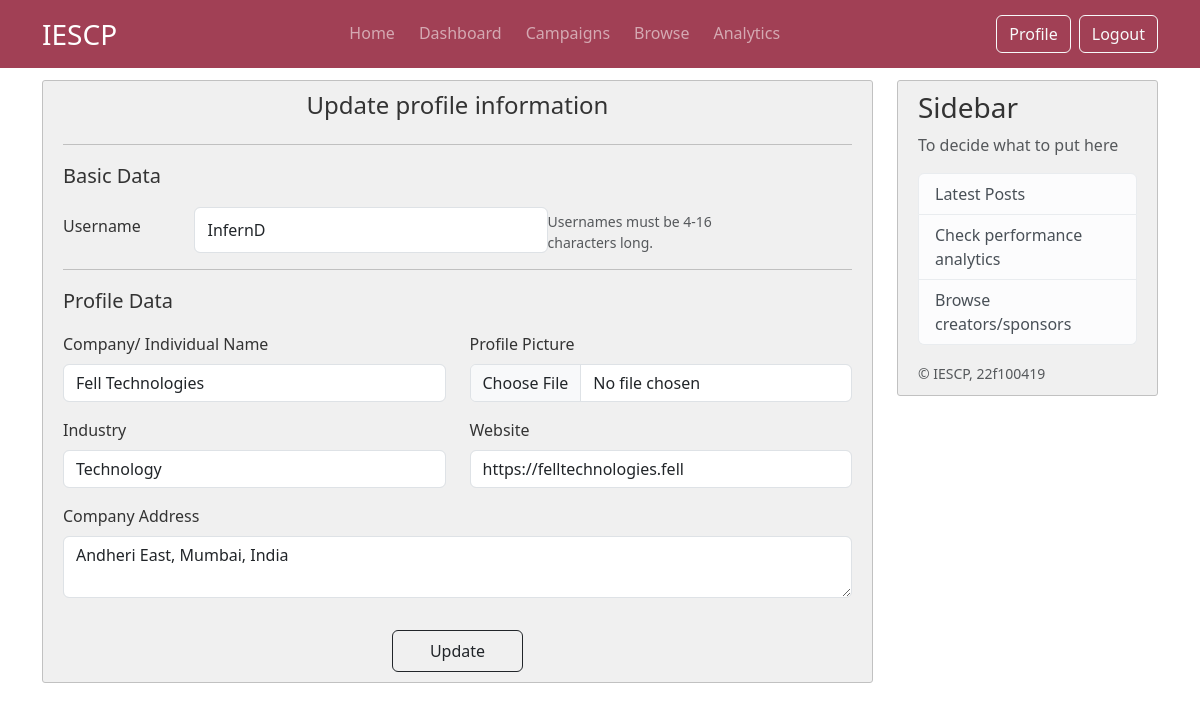
Screenshot of /sponsor-profile (signed in) with the database file from the repository.
### iescp/models.py (models this page shows, shortened)
class CommonUser(db.Model,UserMixin):
     __tablename__ = 'commonuser'
     id = db.Column(db.Integer, primary_key=True)
     role = db.Column(db.String(25), nullable=False) # sponsor or creator
     username = db.Column(db.String(16), unique=True, nullable =False)
     password = db.Column(db.String(60), nullable =False)
     email = db.Column(db.String(50), unique=True, nullable =False)
     firstname = db.Column(db.String(50), nullable=False)
     lastname = db.Column(db.String(50), nullable=False)
     profile_pic = db.Column(db.String(16), nullable =False, default='default.jpg')
     status = db.Column(db.String(12), nullable= False, default='Public') #public or private profile for browse page
     flag = db.Column(db.String(5), nullable=False, default='No') # flag for admin
     phone_no = db.Column(db.String(16), nullable = False)

class Sponsor(db.Model, UserMixin):
     __tablename__ = 'sponsor'
     id = db.Column(db.Integer, primary_key=True)
     company = db.Column(db.String(50), nullable = False)
     industry = db.Column(db.String(50), nullable=False)
     website= db.Column(db.String(120), nullable=False)
     company_address = db.Column(db.Text, nullable=False)
     common_id = db.Column(db.Integer, db.ForeignKey('commonuser.id'), nullable = False)
     common_user = db.relationship('CommonUser', backref='sponsor', uselist=False)

### iescp/routes.py (the view)
@app.route("/sponsor-profile", methods=['GET','POST'])
@login_required
@sponsor_required
def sponsor_profile():
     image_file = url_for('static',filename='images/profile_pics/'+ current_user.profile_pic)
     sponsor_data = Sponsor.query.filter_by(common_id=current_user.id).first()
     update_form = UpdateAccountSponsor()
     if update_form.validate_on_submit():
          if update_form.profile_pic.data:
               old_pic = current_user.profile_pic
               pic_file = save_pic(update_form.profile_pic.data)
               current_user.profile_pic = pic_file
               if old_pic!='default.jpg':
                    os.remove(os.path.join(app.root_path, 'static/images/profile_pics', old_pic))
          current_user.username = update_form.username.data
          sponsor_data.company = update_form.company_name.data
          sponsor_data.industry = update_form.industry.data
          sponsor_data.website = update_form.website.data
          sponsor_data.company_address = update_form.company_address.data
          db.session.commit()
          flash("Your profile has been updated.",'success')
          return redirect(url_for('sponsor_profile'))
     elif request.method == 'GET':
          update_form.username.data = current_user.username
          update_form.profile_pic.data = current_user.profile_pic
          update_form.company_name.data = sponsor_data.company
          update_form.industry.data = sponsor_data.industry
          update_form.website.data = sponsor_data.website
          update_form.company_address.data = sponsor_data.company_address
     return render_template('sponsor/sponsor_profile.html', title="Profile", sponsor_data=sponsor_data, update_form=update_form, image_file=image_file)

### iescp/forms.py (shortened to what this page needs)
class UpdateAccountSponsor(FlaskForm):
    username = StringField("Username", validators=[DataRequired(),Length(min=4,max=16)])
    profile_pic = FileField("Profile Picture", validators=[FileAllowed(['jpg','png','jpeg'])])
    company_name = StringField("Company/ Individual Name", validators=[DataRequired(), Length(min=4,max=50)])
    industry = StringField("Industry", validators=[DataRequired(), Length(min=4,max=50)])
    website = StringField("Website",validators=[URL()])
    company_address = TextAreaField("Company Address",validators=[DataRequired(),Length(min=15,max=100)])
    submit = SubmitField('Update')

### iescp/models.py (called while the page is built)
@login_manager.user_loader
def load_user(user_id):
     return CommonUser.query.get(int(user_id))

### iescp/templates/sponsor/sponsor_profile.html (shortened to what this page needs)
{% extends "layout.html" %}
{% block content %}
        <div class="content-section">
            <div class="text-center mb-4 ">
                <h1 class="fs-4 mb-2"> Update profile information</h1>
            </div>
            <hr>
            <form method="POST" action="{{ url_for('sponsor_profile') }}" enctype="multipart/form-data">
                <p class="text-start lead"> Basic Data </p>
                <div class="form-group d-flex align-items-center mb-3">
                    <div class="col-md-2"> {{ update_form.username.label (class='form-label') }} </div>
                    <div class="col-md-auto d-flex flex-row">
                        {% if update_form.username.errors %}
                            {{ update_form.username(class="form-control is-invalid") }}
                            <div class="invalid-feedback">
                                {% for error in update_form.username.errors %}
                                    <span>{{ error }}</span>
                                {% endfor %}
                            </div>
                        {% else %}
                            {{ update_form.username(class="form-control", aria_describedby="usernameHelp") }}
                            <span id="usernameHelp" class="form-text"> Usernames must be 4-16 characters long.</span>
                        {% endif %}
                    </div>
                </div>
                <hr>
                <p class="text-start lead"> Profile Data</p>
                <div class="row mb-3">
                    <div class="form-group col-md-6">
                        {{ update_form.company_name.label (class='form-label') }}
                        {% if update_form.company_name.errors %}
                            {{ update_form.company_name(class="form-control  is-invalid") }}
                            <div class="invalid-feedback">
                                {% for error in update_form.company_name.errors %}
                                    <span>{{ error }}</span>
                                {% endfor %}
                            </div>
                        {% else %}
                            {{ update_form.company_name(class="form-control ") }}
                        {% endif %}
                    </div>
                    <div class="form-group col-md-6">
                        {{ update_form.profile_pic.label (class='form-label') }}
                        {% if update_form.profile_pic.errors %}
                            {{ update_form.profile_pic(class="form-control  is-invalid") }}
                            <div class="invalid-feedback">
                                {% for error in update_form.profile_pic.errors %}
                                    <span>{{ error }}</span>
                                {% endfor %}
                            </div>
                        {% else %}
                            {{ update_form.profile_pic(class="form-control ") }}
                        {% endif %}
                    </div>
                </div>
                <div class="row mb-3">
                    <div class="form-group col-md-6">
                        {{ update_form.industry.label (class='form-label') }}
                        {% if update_form.industry.errors %}
                            {{ update_form.industry(class="form-control  is-invalid") }}
                            <div class="invalid-feedback">
                                {% for error in update_form.industry.errors %}
                                    <span>{{ error }}</span>
                                {% endfor %}
                            </div>
                        {% else %}
                            {{ update_form.industry(class="form-control ") }}
                        {% endif %}
                    </div>
                    <div class="form-group col-md-6">
                        {{ update_form.website.label (class='form-label') }}
                        {% if update_form.website.errors %}
                            {{ update_form.website(class="form-control  is-invalid") }}
                            <div class="invalid-feedback">
                                {% for error in update_form.website.errors %}
                                    <span>{{ error }}</span>
                                {% endfor %}
                            </div>
                        {% else %}
                            {{ update_form.website(class="form-control ") }}
                        {% endif %}
                    </div>
                </div>
                <div class="form-group mb-3">
                    {{ update_form.company_address.label (class='form-label') }}
                    {% if update_form.company_address.errors %}
                        {{ update_form.company_address(class="form-control  is-invalid") }}
                        <div class="invalid-feedback">
                            {% for error in update_form.company_address.errors %}
                                <span>{{ error }}</span>
                            {% endfor %}
                        </div>
                    {% else %}
                        {{ update_form.company_address(class="form-control ") }}
                    {% endif %}
                </div>
                <div class="pt-3 d-grid gap-2 col-2 mx-auto form-group">
                    {{ update_form.submit(class="btn btn-outline-dark  py-2") }}
                </div>
            </form>
        </div>
{% endblock content %}

### iescp/static/css/layout.css (style rules this page uses)
body { background: #fff; color: #333333; margin-top: 5rem; height: 100vh; }
body::before { content: ''; position: fixed; top: 0; left: 0; width: 100%; height: 100%; background-image: url('../images/layout-bg-2.png'); background-size: cover; background-repeat: no-repeat; background-position: center; background-attachment: fixed; opacity: 0.3; z-index: -1; }
.content-section { background: #f0f0f0; padding: 10px 20px; border: 1px solid #c1c1c1; border-radius: 3px; margin-bottom: 20px; }

### rows the page displays
CommonUser: username "InfernD"
Sponsor: industry "Technology", website "https://felltechnologies.fell", company_address "Andheri East, Mumbai, India"

### other values shown
{{ update_form.username.label (class='form-label') }} "Username"
{{ update_form.company_name.label (class='form-label') }} "Company/ Individual Name"
{{ update_form.profile_pic.label (class='form-label') }} "Profile Picture"
{{ update_form.industry.label (class='form-label') }} "Industry"
{{ update_form.website.label (class='form-label') }} "Website"
{{ update_form.company_address.label (class='form-label') }} "Company Address"
